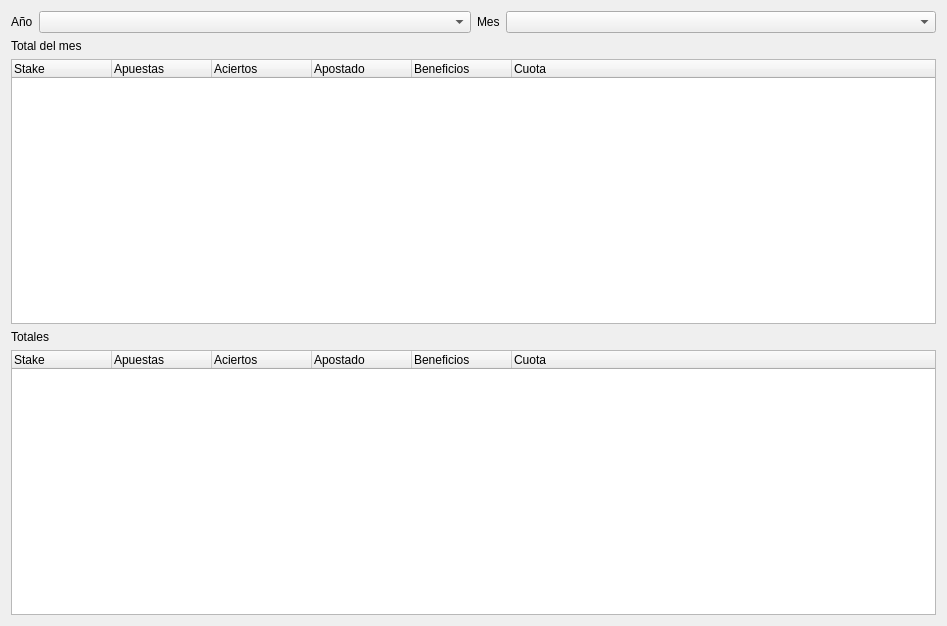
<?xml version="1.0" encoding="UTF-8"?>
<ui version="4.0">
 <class>Form</class>
 <widget class="QWidget" name="Form">
  <property name="geometry">
   <rect>
    <x>0</x>
    <y>0</y>
    <width>947</width>
    <height>626</height>
   </rect>
  </property>
  <property name="windowTitle">
   <string>Form</string>
  </property>
  <layout class="QVBoxLayout" name="verticalLayout">
   <item>
    <layout class="QHBoxLayout" name="horizontalLayout_2">
     <item>
      <layout class="QFormLayout" name="formLayout_4">
       <item row="0" column="0">
        <widget class="QLabel" name="lblYear">
         <property name="text">
          <string>Año</string>
         </property>
        </widget>
       </item>
       <item row="0" column="1">
        <widget class="QComboBox" name="cmbYear"/>
       </item>
      </layout>
     </item>
     <item>
      <layout class="QFormLayout" name="formLayout_2">
       <item row="0" column="0">
        <widget class="QLabel" name="lblMonth">
         <property name="text">
          <string>Mes</string>
         </property>
        </widget>
       </item>
       <item row="0" column="1">
        <widget class="QComboBox" name="cmbMonth"/>
       </item>
      </layout>
     </item>
    </layout>
   </item>
   <item>
    <widget class="QLabel" name="lblTotalMonth">
     <property name="text">
      <string>Total del mes</string>
     </property>
    </widget>
   </item>
   <item>
    <widget class="QTreeWidget" name="treeMonth">
     <column>
      <property name="text">
       <string>Stake</string>
      </property>
     </column>
     <column>
      <property name="text">
       <string>Apuestas</string>
      </property>
     </column>
     <column>
      <property name="text">
       <string>Aciertos</string>
      </property>
     </column>
     <column>
      <property name="text">
       <string>Apostado</string>
      </property>
     </column>
     <column>
      <property name="text">
       <string>Beneficios</string>
      </property>
     </column>
     <column>
      <property name="text">
       <string>Cuota</string>
      </property>
     </column>
    </widget>
   </item>
   <item>
    <widget class="QLabel" name="lblTotal">
     <property name="text">
      <string>Totales</string>
     </property>
    </widget>
   </item>
   <item>
    <widget class="QTreeWidget" name="treeTotal">
     <property name="locale">
      <locale language="English" country="UnitedStates"/>
     </property>
     <column>
      <property name="text">
       <string>Stake</string>
      </property>
     </column>
     <column>
      <property name="text">
       <string>Apuestas</string>
      </property>
     </column>
     <column>
      <property name="text">
       <string>Aciertos</string>
      </property>
     </column>
     <column>
      <property name="text">
       <string>Apostado</string>
      </property>
     </column>
     <column>
      <property name="text">
       <string>Beneficios</string>
      </property>
     </column>
     <column>
      <property name="text">
       <string>Cuota</string>
      </property>
     </column>
    </widget>
   </item>
  </layout>
 </widget>
 <resources/>
 <connections/>
</ui>
